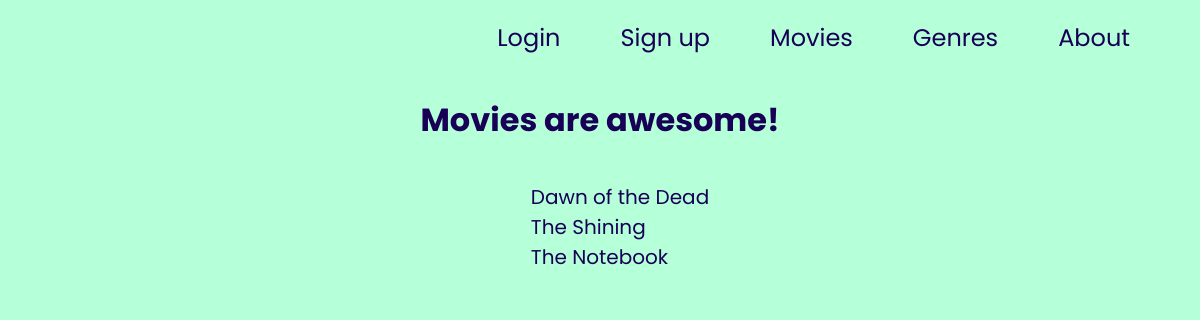
Page /movies/ on the committed database.
### movies/models.py (models this page shows, shortened)
class Movie(models.Model):
  title = models.CharField(max_length=100)
  year_of_release = models.PositiveIntegerField(validators=[MinValueValidator(1880), MaxValueValidator(2121)])
  genre = models.ForeignKey(Genre, on_delete=models.CASCADE)

### movies/views.py (the view)
# urls.py: path('', views.index, name='movies-index'),
def index(request):
  movies = Movie.objects.all()
  return render(request, 'movies/index.html', context={"movies": movies, 'is_manager': is_member(request.user)})

### movies/views.py (called while the page is built)
def is_member(user):
    return user.groups.filter(name='Manager').exists()

### movies/templates/movies/index.html (shortened to what this page needs)
{% extends 'movies/base.html' %} {% load static %} {% block extra_style %}
<link rel="stylesheet" href="{% static 'movies/index.css' %}" />
{% endblock extra_style %} {% block content %}
<h1>Movies are awesome!</h1>
<ul>
	{% for movie in movies %}
	<li>
		<a href="{% url 'movies-show' id=movie.id %}"> {{movie.title}} </a>
	</li>
	{% endfor %}
</ul>
{% endblock content %}

### movies/static/movies/global.css (style rules this page uses)
* { box-sizing: border-box; }
body { margin: 0; font-family: 'Poppins', sans-serif; color: #170055; background-color: #b5ffd9; min-height: 100vh; }
a { text-decoration: none; color: #170055; transition: 0.2s; }

### movies/static/movies/index.css (style rules this page uses)
ul { list-style-type: none; }
ul a { font-size: 20px; }

### rows in the picture
Movie: title "Dawn of the Dead"
Movie: title "The Shining"
Movie: title "The Notebook"
